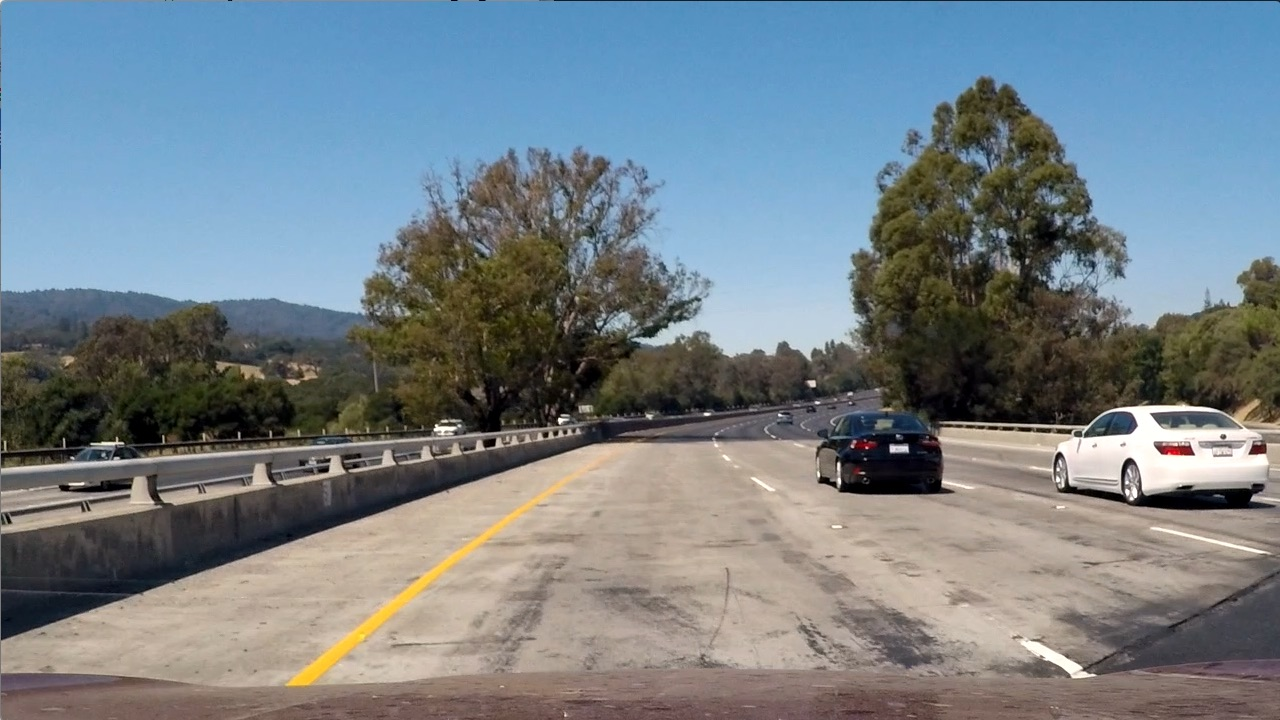
#> input picture test1.jpg, 1280 x 720 px
$ python imageLaneDetect.py test1.jpg out.png test2.jpg   (older library calls are emulated)
#> lines starting #> are read from the running program, lines starting #| are printed output that depends on the picture; after the words box and inside, x2 and y2 are one past the last pixel; in counts of white or black regions, pixels touching at a corner belong together
#> in main, originalFrame is the input picture: shape (720, 1280, 3); mean B, G, R 135.5, 128.7, 117.5
### edgeDetection.py
import cv2 # Import the OpenCV library to enable computer vision
import numpy as np # Import the NumPy scientific computing library

def binaryArray(array, thresh, value=0):
  # Return a 2D binary array in which all pixels are either 0 or 1

  if value == 0:
    binary = np.ones_like(array)

  else:
    binary = np.zeros_like(array)
    value = 1

  binary[(array >= thresh[0]) & (array <= thresh[1])] = value

  return binary

def blurGaussian(channel, ksize=3):
  # Implementation for Gaussian blur to reduce noise

  return cv2.GaussianBlur(channel, (ksize, ksize), 0)

def magThresh(image, sobelKernel=3, thresh=(0, 255)):
  # Implementation of Sobel edge detection

  sobelx = np.abs(sobel(image, orient='x', sobelKernel=sobelKernel))

  sobely = np.abs(sobel(image, orient='y', sobelKernel=sobelKernel))

  mag = np.sqrt(sobelx ** 2 + sobely ** 2)

  return binaryArray(mag, thresh)

def sobel(imgChannel, orient='x', sobelKernel=3):
  # Find edges that are aligned vertically and horizontally on the image

  if orient == 'x':
    sobel = cv2.Sobel(imgChannel, cv2.CV_64F, 1, 0, sobelKernel)

  if orient == 'y':
    sobel = cv2.Sobel(imgChannel, cv2.CV_64F, 0, 1, sobelKernel)

  return sobel

def threshold(channel, thresh=(128,255), threshType=cv2.THRESH_BINARY):
  # Apply a threshold to the input channel

  return cv2.threshold(channel, thresh[0], thresh[1], threshType)

### imageLaneDetect.py
import cv2 # Import the OpenCV library to enable computer vision
import numpy as np
from sympy import false # Import the NumPy scientific computing library
import edgeDetection as edge # Handles the detection of lane lines
import matplotlib.pyplot as plt # Used for plotting and error checking
import sys # Used for path file in command
import re # Used to do some Regex

class imageLaneDetect:

  def __init__(self, origFrame):

    self.origFrame = origFrame

    self.laneLineMarkings = None

    self.warpedFrame = None
    self.transformationMatrix = None
    self.invTransformationMatrix = None

    self.origImageSize = self.origFrame.shape[::-1][1:]

    width = self.origImageSize[0]
    height = self.origImageSize[1]
    self.width = width
    self.height = height

    # Four corners of the trapezoid-shaped region of interest
    # self.roiPoints = np.float32([
    #   (679,613), # Top-left corner
    #   (329,855), # Bottom-left corner
    #   (1306,855), # Bottom-right corner
    #   (690,450) # Top-right corner
    # ])

    self.roiPoints = np.float32([
      (570,460),
      (213,684),
      (1120,680),
      (715,460)
      ])
    # After we perform perspective transformation.
    self.padding = int(0.25 * width)
    self.desiredRoiPoints = np.float32([
      [self.padding, 0], # Top-left corner
      [self.padding, self.origImageSize[1]], # Bottom-left corner
      [self.origImageSize[0]-self.padding, self.origImageSize[1]], # Bottom-right corner
      [self.origImageSize[0]-self.padding, 0] # Top-right corner
    ])

    self.histogram = None

    self.noOfWindows = 10
    self.margin = int((1/12) * width)
    self.minpix = int((1/24) * width)

    # Best fit lines for left and right of the lane
    self.leftFit = None
    self.rightFit = None
    self.leftLaneInds = None
    self.rightLaneInds = None
    self.ploty = None
    self.leftFitx = None
    self.rightFitx = None
    self.leftx = None
    self.rightx = None
    self.lefty = None
    self.righty = None

    # Pixel parameters for x and y dimensions
    self.YMPERPIX = 4.67 / 267 # meters per pixel in y dimension
    self.XMPERPIX = 2.08 / 143 # meters per pixel in x dimension

    # Radius of curvature and offset
    self.leftCurvem = None
    self.rightCurvem = None
    self.centerOffset = None

  def calculateCarPosition(self, printToTerminal=False):
    # Calculate the position of the car relative to the center

    # Camera in the middle of the image
    carLocation = self.origFrame.shape[1] / 2

    height = self.origFrame.shape[0]
    bottomLeft = self.leftFit[0]*height**2 + self.leftFit[1]*height + self.leftFit[2]
    bottomRight = self.rightFit[0]*height**2 + self.rightFit[1]*height + self.rightFit[2]
    centerLane = (bottomRight - bottomLeft)/2 + bottomLeft
    centerOffset = (np.abs(carLocation) - np.abs(centerLane)) * self.XMPERPIX

    if printToTerminal == True:
      offsetStr = ""
      if (centerOffset < 0):
        offsetStr = "left of center"
      elif (centerOffset > 0):
        offsetStr = "right of center"
      print(f"Center offset= {np.abs(centerOffset)}m {offsetStr}.")

    self.centerOffset = centerOffset

    return centerOffset

  def calculateCurvature(self, printToTerminal=False):
    # Calculate the road curvature in meters

    # Bottom of the frame.
    yEval = np.max(self.ploty)

    # Fit curves to the real world
    leftFitCr = np.polyfit(self.lefty * self.YMPERPIX, self.leftx * (self.XMPERPIX), 2)
    rightFitCr = np.polyfit(self.righty * self.YMPERPIX, self.rightx * (self.XMPERPIX), 2)

    # Calculate the radius of curvature
    leftCurvem = ((1 + (2*leftFitCr[0]*yEval*self.YMPERPIX + leftFitCr[1])**2)**1.5) / np.absolute(2*leftFitCr[0])
    rightCurvem = ((1 + (2*rightFitCr[0]*yEval*self.YMPERPIX + rightFitCr[1])**2)**1.5) / np.absolute(2*rightFitCr[0])

    if printToTerminal == True:
      print(f"Left lane curvature= {leftCurvem}m.")
      print(f"Right lane curvature= {rightCurvem}m.")
      print(f"The radius of curvature= {(leftCurvem+rightCurvem)/2}m.")

    self.leftCurvem = leftCurvem
    self.rightCurvem = rightCurvem

    return leftCurvem, rightCurvem

  def calculateHistogram(self,frame=None,plot=False):
    # Calculate the image histogram to find peaks in white pixel count

    if frame is None:
      frame = self.warpedFrame

    # Generate the histogram
    self.histogram = np.sum(frame[int(frame.shape[0]/2):,:], axis=0)

    if plot == True:
      figure, (ax1, ax2) = plt.subplots(2,1)
      figure.set_size_inches(10, 5)
      ax1.imshow(frame, cmap='gray')
      ax1.set_title("Warped Binary Frame")
      ax2.plot(self.histogram)
      ax2.set_title("Histogram Peaks")
      plt.show()

    return self.histogram

  def displayCurvatureOffset(self, frame=None, plot=False):
    # Display curvature and offset statistics on the image

    imageCopy = None
    if frame is None:
      imageCopy = self.origFrame.copy()
    else:
      imageCopy = frame

    cv2.putText(imageCopy,'Curve Radius: '+str((self.leftCurvem+self.rightCurvem)/2)[:7]+'m', (int((5/600)*self.width), int((20/338)*self.height)), cv2.FONT_HERSHEY_SIMPLEX, (float((0.5/600)*self.width)),(255,255,255),2,cv2.LINE_AA)

    offsetStr = ""
    if (self.centerOffset < 0):
      offsetStr = " Left of Center"
    elif (self.centerOffset > 0):
      offsetStr = " Right of Center"

    cv2.putText(imageCopy,'Center Offset: '+str(np.abs(self.centerOffset))[:7]+'m'+offsetStr, (int((5/600)*self.width), int((40/338)*self.height)), cv2.FONT_HERSHEY_SIMPLEX, (float((0.5/600)*self.width)),(255,255,255),2,cv2.LINE_AA)

    if plot==True:
      cv2.imshow("Image with Curvature and Offset", imageCopy)

    return imageCopy

  def getLaneLinePreviousWindow(self, leftFit, rightFit, plot=False):
    # Use the lane line from the previous sliding window to get the parameters to fill in the lane line

    margin = self.margin

    # Find the x and y coordinates of all the nonzero
    nonzero = self.warpedFrame.nonzero()
    nonzeroy = np.array(nonzero[0])
    nonzerox = np.array(nonzero[1])

    # Store left and right lane pixel indices
    leftLaneInds = ((nonzerox > (leftFit[0]*(nonzeroy**2) + leftFit[1]*nonzeroy + leftFit[2] - margin)) & (nonzerox < (leftFit[0]*(nonzeroy**2) + leftFit[1]*nonzeroy + leftFit[2] + margin)))
    rightLaneInds = ((nonzerox > (rightFit[0]*(nonzeroy**2) + rightFit[1]*nonzeroy + rightFit[2] - margin)) & (nonzerox < (rightFit[0]*(nonzeroy**2) + rightFit[1]*nonzeroy + rightFit[2] + margin)))
    self.leftLaneInds = leftLaneInds
    self.rightLaneInds = rightLaneInds

    leftx = nonzerox[leftLaneInds]
    lefty = nonzeroy[leftLaneInds]
    rightx = nonzerox[rightLaneInds]
    righty = nonzeroy[rightLaneInds]

    self.leftx = leftx
    self.rightx = rightx
    self.lefty = lefty
    self.righty = righty

    leftFit = np.polyfit(lefty, leftx, 2)
    rightFit = np.polyfit(righty, rightx, 2)
    self.leftFit = leftFit
    self.rightFit = rightFit

    # Create the x and y values to plot on the image
    ploty = np.linspace(0, self.warpedFrame.shape[0]-1, self.warpedFrame.shape[0])
    leftFitx = leftFit[0]*ploty**2 + leftFit[1]*ploty + leftFit[2]
    rightFitx = rightFit[0]*ploty**2 + rightFit[1]*ploty + rightFit[2]
    self.ploty = ploty
    self.leftFitx = leftFitx
    self.rightFitx = rightFitx

    if plot==True:
      outImg = np.dstack((self.warpedFrame, self.warpedFrame, (self.warpedFrame)))*255
      windowImg = np.zeros_like(outImg)

      # Add color to the left and right line pixels
      outImg[nonzeroy[leftLaneInds], nonzerox[leftLaneInds]] = [255, 0, 0]
      outImg[nonzeroy[rightLaneInds], nonzerox[rightLaneInds]] = [0, 0, 255]

      # Show the search window area
      margin = self.margin
      leftLineWindow1 = np.array([np.transpose(np.vstack([leftFitx-margin, ploty]))])
      leftLineWindow2 = np.array([np.flipud(np.transpose(np.vstack([leftFitx+margin, ploty])))])
      leftLinePts = np.hstack((leftLineWindow1, leftLineWindow2))
      rightLineWindow1 = np.array([np.transpose(np.vstack([rightFitx-margin, ploty]))])
      rightLineWindow2 = np.array([np.flipud(np.transpose(np.vstack([rightFitx+margin, ploty])))])
      rightLinePts = np.hstack((rightLineWindow1, rightLineWindow2))

      # Draw the lane onto the warped blank image
      cv2.fillPoly(windowImg, np.int_([leftLinePts]), (0,255, 0))
      cv2.fillPoly(windowImg, np.int_([rightLinePts]), (0,255, 0))
      result = cv2.addWeighted(outImg, 1, windowImg, 0.3, 0)

      figure, (ax1, ax2, ax3) = plt.subplots(3,1)
      figure.set_size_inches(10, 10)
      figure.tight_layout(pad=3.0)
      ax1.imshow(cv2.cvtColor(self.origFrame, cv2.COLOR_BGR2RGB))
      ax2.imshow(self.warpedFrame, cmap='gray')
      ax3.imshow(result)
      ax3.plot(leftFitx, ploty, color='yellow')
      ax3.plot(rightFitx, ploty, color='yellow')
      ax1.set_title("Original Frame")
      ax2.set_title("Warped Frame")
      ax3.set_title("Warped Frame With Search Window")
      plt.show()

  def getLaneLineIndicesSlidingWindows(self, plot=False):
    # Get the indices of the lane line pixels using the sliding windows technique

    margin = self.margin

    frameSlidingWindow = self.warpedFrame.copy()

    # Height of the sliding windows
    windowHeight = np.int(self.warpedFrame.shape[0]/self.noOfWindows)

    # Find the x and y coordinates of all the nonzero
    nonzero = self.warpedFrame.nonzero()
    nonzeroy = np.array(nonzero[0])
    nonzerox = np.array(nonzero[1])

    leftLaneInds = []
    rightLaneInds = []

    # Current positions for pixel indices for each window,
    leftxBase, rightxBase = self.histogramPeak()
    leftxCurrent = leftxBase
    rightxCurrent = rightxBase

    noOfWindows = self.noOfWindows

    for window in range(noOfWindows):
      # Identify window boundaries in x and y and right and left
      winYLow = self.warpedFrame.shape[0] - (window + 1) * windowHeight
      winYHigh = self.warpedFrame.shape[0] - window * windowHeight
      winXleftLow = leftxCurrent - margin
      winXleftHigh = leftxCurrent + margin
      winXrightLow = rightxCurrent - margin
      winXrightHigh = rightxCurrent + margin
      cv2.rectangle(frameSlidingWindow,(winXleftLow,winYLow),(winXleftHigh,winYHigh), (255,255,255), 2)
      cv2.rectangle(frameSlidingWindow,(winXrightLow,winYLow),(winXrightHigh,winYHigh), (255,255,255), 2)

      # Identify the nonzero pixels in x and y within the window
      goodLeftInds = ((nonzeroy >= winYLow) & (nonzeroy < winYHigh) & (nonzerox >= winXleftLow) & (nonzerox < winXleftHigh)).nonzero()[0]
      goodRightInds = ((nonzeroy >= winYLow) & (nonzeroy < winYHigh) & (nonzerox >= winXrightLow) & (nonzerox < winXrightHigh)).nonzero()[0]

      leftLaneInds.append(goodLeftInds)
      rightLaneInds.append(goodRightInds)

      # Recenter next window on mean position
      minpix = self.minpix
      if len(goodLeftInds) > minpix:
        leftxCurrent = np.int(np.mean(nonzerox[goodLeftInds]))
      if len(goodRightInds) > minpix:
        rightxCurrent = np.int(np.mean(nonzerox[goodRightInds]))

    leftLaneInds = np.concatenate(leftLaneInds)
    rightLaneInds = np.concatenate(rightLaneInds)

    leftx = nonzerox[leftLaneInds]
    lefty = nonzeroy[leftLaneInds]
    rightx = nonzerox[rightLaneInds]
    righty = nonzeroy[rightLaneInds]

    leftFit = np.polyfit(lefty, leftx, 2)
    rightFit = np.polyfit(righty, rightx, 2)

    self.leftFit = leftFit
    self.rightFit = rightFit

    if plot==True:
      ploty = np.linspace(0, frameSlidingWindow.shape[0]-1, frameSlidingWindow.shape[0])
      leftFitx = leftFit[0]*ploty**2 + leftFit[1]*ploty + leftFit[2]
      rightFitx = rightFit[0]*ploty**2 + rightFit[1]*ploty + rightFit[2]

      outImg = np.dstack((frameSlidingWindow, frameSlidingWindow, (frameSlidingWindow))) * 255

      # Add color to the left line pixels and right line pixels
      outImg[nonzeroy[leftLaneInds], nonzerox[leftLaneInds]] = [255, 0, 0]
      outImg[nonzeroy[rightLaneInds], nonzerox[rightLaneInds]] = [0, 0, 255]

      figure, (ax1, ax2, ax3) = plt.subplots(3,1)
      figure.set_size_inches(10, 10)
      figure.tight_layout(pad=3.0)
      ax1.imshow(cv2.cvtColor(self.origFrame, cv2.COLOR_BGR2RGB))
      ax2.imshow(frameSlidingWindow, cmap='gray')
      ax3.imshow(outImg)
      ax3.plot(leftFitx, ploty, color='yellow')
      ax3.plot(rightFitx, ploty, color='yellow')
      ax1.set_title("Original Frame")
      ax2.set_title("Warped Frame with Sliding Windows")
      ax3.set_title("Detected Lane Lines with Sliding Windows")
      plt.show()

    return self.leftFit, self.rightFit

  def getLineMarkings(self, frame=None, plot=False):
    # Get lane lines

#> called with plot = False
    if frame is None:
      frame = self.origFrame

    # Convert the video frame from BGR to HLS

    hls = cv2.cvtColor(frame, cv2.COLOR_BGR2HLS)
#> hls: shape (720, 1280, 3); mean of channels 0, 1, 2 60.2, 126.7, 74.4

    # Perform Sobel edge detection on the lightness channel
    _, sxbinary = edge.threshold(hls[:, :, 1], thresh=(180, 255))
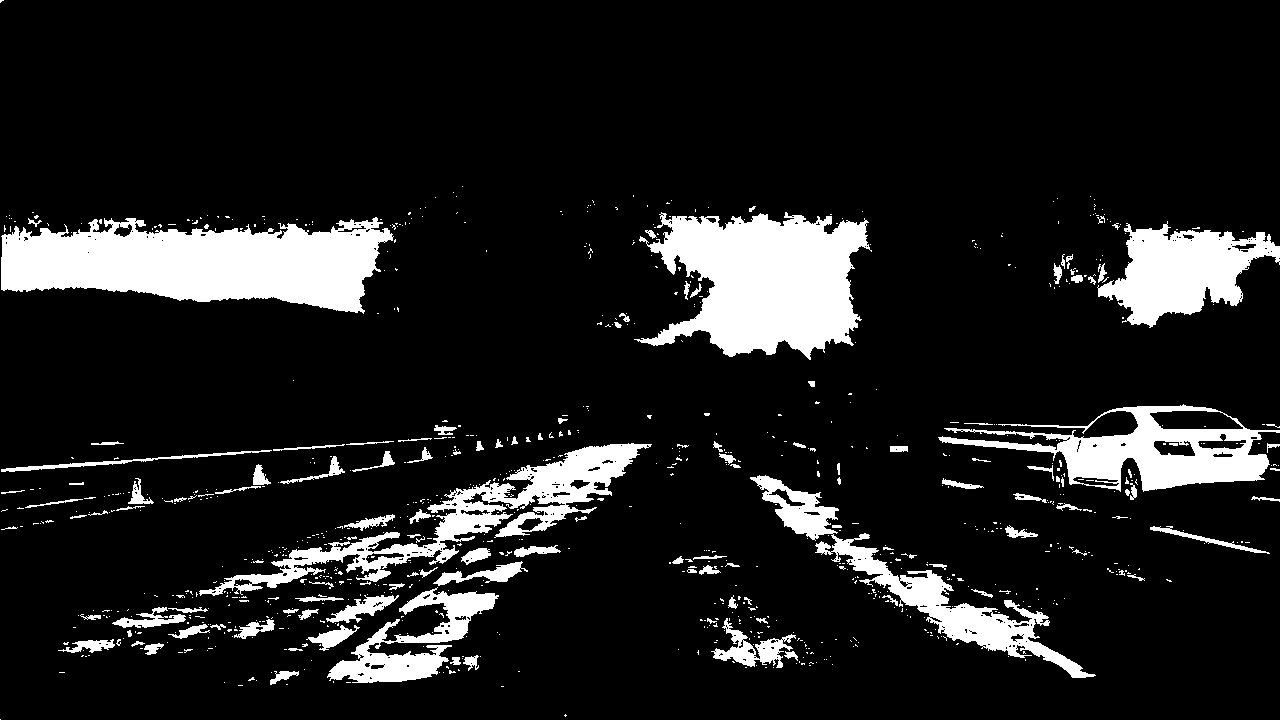
#> sxbinary: shape (720, 1280); 12.3% white; 891 white regions (761 under 20 px), largest, box (x1, y1, x2, y2) and area: (1, 217, 394, 314) 25168, (634, 212, 872, 360) 22194, (199, 443, 652, 596) 12225
    sxbinary = edge.blurGaussian(sxbinary, ksize=3) # Reduce noise

    sxbinary = edge.magThresh(sxbinary, sobelKernel=3, thresh=(110, 255))
#> call 2 of sobel, with orient = 'y', sobelKernel = 3
#> in sobel (call 2), `sobel = cv2.Sobel(imgChannel, cv2.CV_64F, 0, 1, sobelKernel)`:
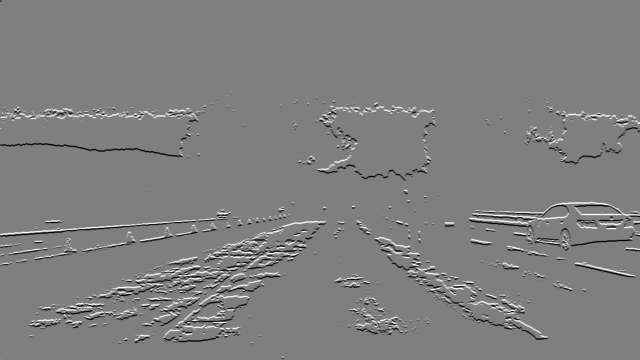
#> sobel: shape (720, 1280) float64 (shown at 1/2 size); min -764, max 764, mean 0; drawn with min black and max white

    # Perform binary thresholding on the saturation channel
    sChannel = hls[:, :, 2] # use only the saturation channel data
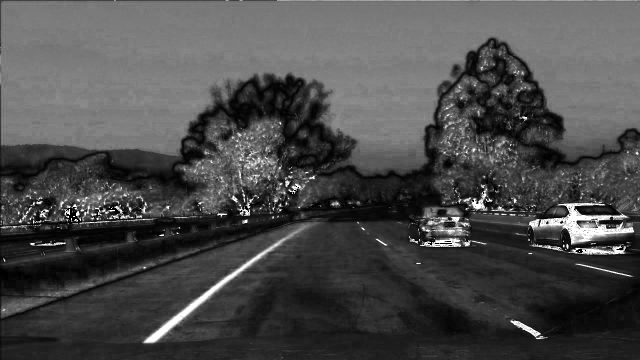
#> sChannel: shape (720, 1280) (shown at 1/2 size); min 0, max 255, mean 74.4
    _, sBinary = edge.threshold(sChannel, (20, 255))
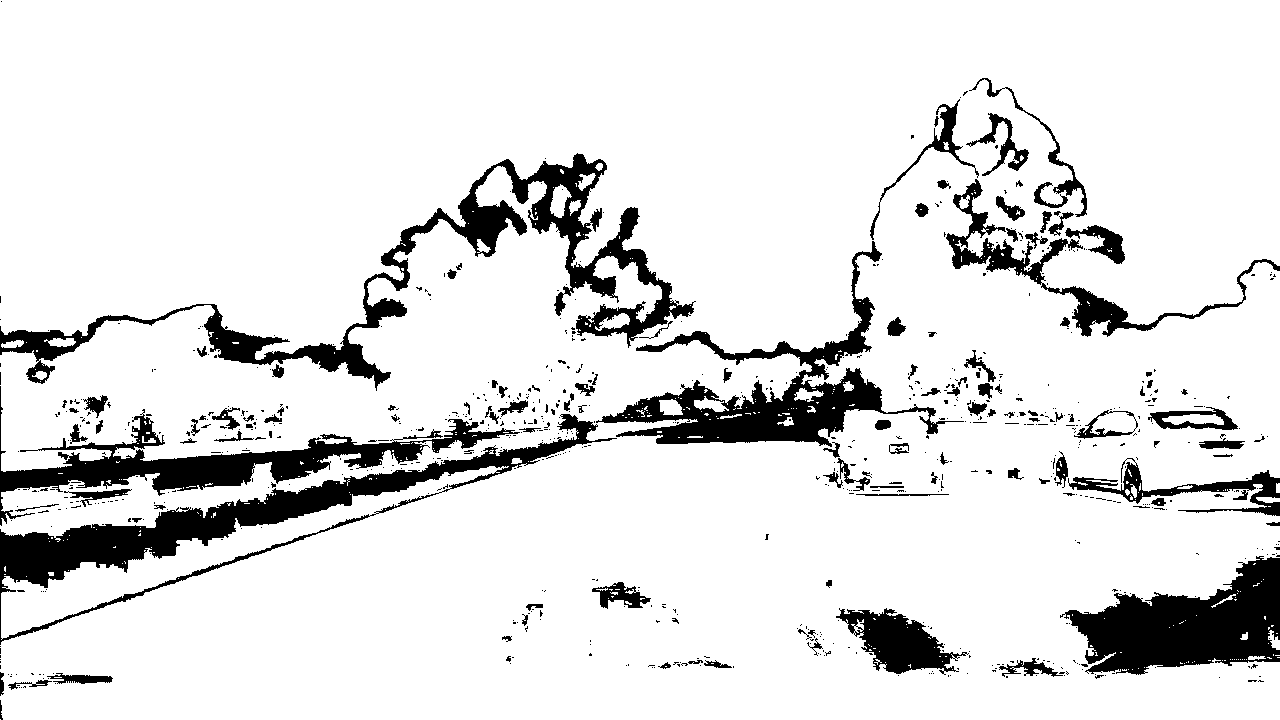
#> sBinary: shape (720, 1280); 88.3% white; 767 black regions (636 under 20 px), largest, box (x1, y1, x2, y2) and area: (0, 153, 696, 391) 19740, (0, 414, 617, 645) 17823, (1060, 556, 1280, 675) 14563

    # Perform binary thresholding on the red channel (yellow and white contain high red values)
    _, rThresh = edge.threshold(frame[:, :, 2], thresh=(180, 255))
#> rThresh: shape (720, 1280); 15.5% white; 561 white regions (492 under 20 px), largest, box (x1, y1, x2, y2) and area: (32, 441, 1114, 687) 107052, (938, 400, 1280, 493) 13432, (641, 296, 858, 361) 7649
#> (the rest of the program and of its run is left out)
